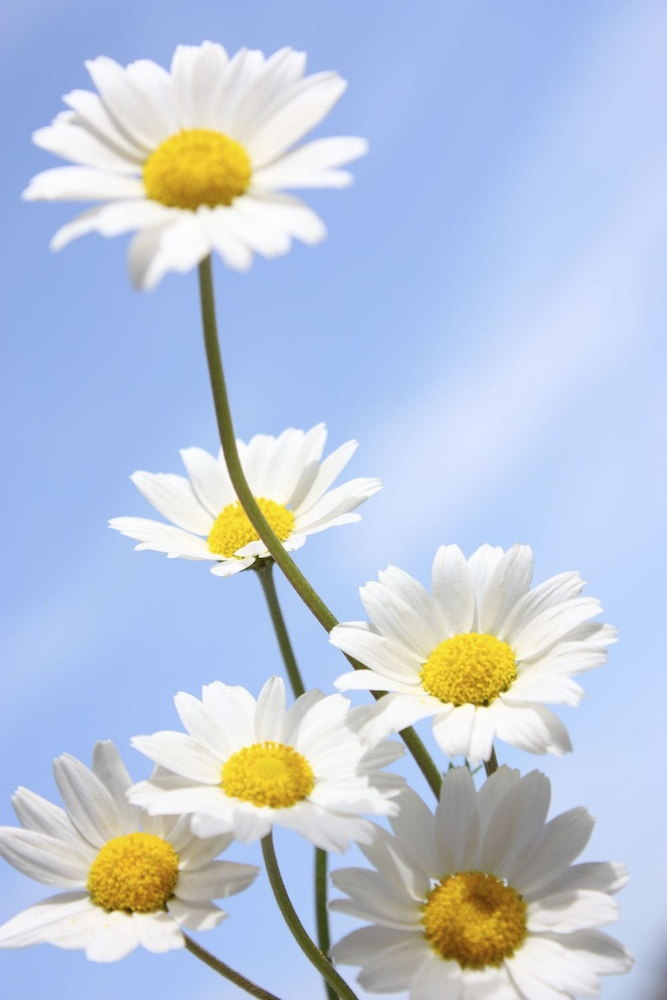
#> input picture data/flower.jpg, 667 x 1000 px, shrunk from 1000 x 1500 before the run
$ jupyter execute --allow-errors IM_DM.ipynb   (shell and % lines are left out)
#> lines starting #> are read from the running program, lines starting #| are printed output that depends on the picture
## Image partitions / color reducing using diffusion maps

### 1. Import some libraries for programming

[cell 1]
%pylab inline
import cv2
from itertools import product
from scipy import sparse
from scipy.sparse.linalg import svds
from scipy.spatial.distance import cdist
from sklearn.cluster import KMeans

### 2. Load image

[cell 2]
img = cv2.imread('data/flower.jpg')
#> img is the input picture: shape (1000, 667, 3); mean B, G, R 219, 199.2, 186.9
img = img[:,:,::-1]

#normalize the RGB code
img = img/255

#show image
plt.imshow(img)
plt.show()

#size
print('Size of figure: ', img.shape[0],'*',img.shape[1])
#| Size of figure:  1000 * 667

[cell 3]
#create a down-sampled version of image
scale = 20

imc = img[::scale,::scale,:]
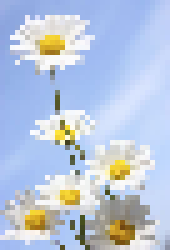
#> imc: shape (50, 34, 3) float64 (shown 5 times larger); mean R, G, B 0.731, 0.78, 0.861
imc = zeros(imc.shape)

#> (the rest of this cell did not finish here and is left out)
